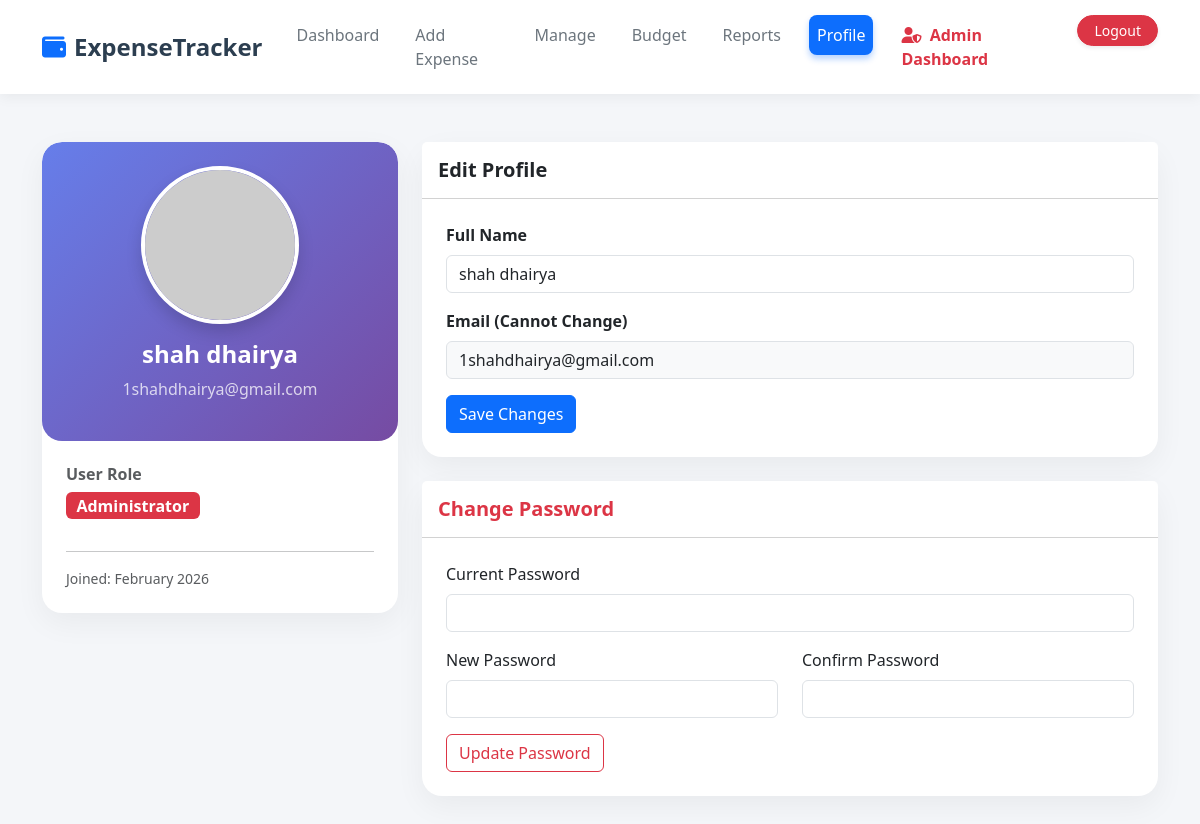
The page /expense-tracker/profile.php (signed in) on the database its author committed.
### tables this page shows
CREATE TABLE `users` (
  `id` int(11) NOT NULL,
  `name` varchar(100) NOT NULL,
  `email` varchar(100) NOT NULL,
  `password` varchar(255) NOT NULL,
  `created_at` timestamp NOT NULL DEFAULT current_timestamp(),
  `is_admin` tinyint(1) DEFAULT 0
);

### expense-tracker/profile.php (the view, shortened to what this page needs)
<?php
require_once 'includes/header.php';
?>
<nav class="navbar navbar-expand-lg navbar-custom sticky-top">
    <div class="container">
        <a class="navbar-brand" href="dashboard.php">
            <i class="fas fa-wallet me-2 text-primary"></i>ExpenseTracker
        </a>
        <div class="collapse navbar-collapse" id="navbarNav">
            <ul class="navbar-nav ms-auto">
                <li class="nav-item"><a class="nav-link" href="dashboard.php">Dashboard</a></li>
                <li class="nav-item"><a class="nav-link" href="add_expense.php">Add Expense</a></li>
                <li class="nav-item"><a class="nav-link" href="manage_expense.php">Manage</a></li>
                <li class="nav-item"><a class="nav-link" href="budget.php">Budget</a></li>
                <li class="nav-item"><a class="nav-link" href="reports.php">Reports</a></li>
                <li class="nav-item"><a class="nav-link active" href="profile.php">Profile</a></li>
                <?php if(isset($_SESSION['is_admin']) && $_SESSION['is_admin'] == 1): ?>
                <li class="nav-item">
                    <a class="nav-link admin-link" href="admin/index.php">
                        <i class="fas fa-user-shield me-1"></i> Admin Dashboard
                    </a>
                </li>
                <?php endif; ?>
                <li class="nav-item ms-lg-2">
                    <a href="logout.php" class="btn btn-danger btn-sm rounded-pill px-3 shadow-sm">Logout</a>
                </li>
            </ul>
        </div>
    </div>
</nav>
<?php
 $user_id = $_SESSION['user_id'];
 $stmt = $pdo->prepare("SELECT * FROM users WHERE id = ?");
 $stmt->execute([$user_id]);
 $user = $stmt->fetch();
?>
<div class="container mt-5 mb-5">
    <div class="row g-4">
        <div class="col-md-4">
            <div class="card overflow-hidden">
                <div class="profile-sidebar p-4 text-center">
                    <img src="https://picsum.photos/seed/<?php echo $user['email']; ?>/150/150" class="rounded-circle border border-4 border-white shadow mb-3" alt="Profile">
                    <h4 class="fw-bold"><?php echo htmlspecialchars($user['name']); ?></h4>
                    <p class="opacity-75"><?php echo htmlspecialchars($user['email']); ?></p>
                </div>
                <div class="card-body p-4">
                    <h6 class="fw-bold text-muted">User Role</h6>
                    <span class="badge bg-<?php echo $user['is_admin'] ? 'danger' : 'primary'; ?> fs-6 mb-3">
                        <?php echo $user['is_admin'] ? 'Administrator' : 'Standard User'; ?>
                    </span>
                    <hr>
                    <small class="text-muted d-block">Joined: <?php echo date('F Y', strtotime($user['created_at'])); ?></small>
                </div>
            </div>
        </div>
        <div class="col-md-8">
            <div class="card mb-4">
                <div class="card-header bg-white py-3">
                    <h5 class="fw-bold mb-0">Edit Profile</h5>
                </div>
                <div class="card-body p-4">
                    <form method="POST">
                        <div class="mb-3">
                            <label class="form-label fw-bold">Full Name</label>
                            <input type="text" name="name" class="form-control" value="<?php echo htmlspecialchars($user['name']); ?>" required>
                        </div>
                        <div class="mb-3">
                            <label class="form-label fw-bold">Email (Cannot Change)</label>
                            <input type="email" class="form-control bg-light" value="<?php echo htmlspecialchars($user['email']); ?>" disabled>
                        </div>
                        <button type="submit" class="btn btn-primary">Save Changes</button>
                    </form>
                </div>
            </div>
            <div class="card">
                <div class="card-header bg-white py-3">
                    <h5 class="fw-bold mb-0 text-danger">Change Password</h5>
                </div>
                <div class="card-body p-4">
                    <form method="POST">
                        <div class="mb-3">
                            <label class="form-label">Current Password</label>
                            <input type="password" name="current_password" class="form-control" required>
                        </div>
                        <div class="row">
                            <div class="col-md-6 mb-3">
                                <label class="form-label">New Password</label>
                                <input type="password" name="new_password" class="form-control" minlength="6" required>
                            </div>
                            <div class="col-md-6 mb-3">
                                <label class="form-label">Confirm Password</label>
                                <input type="password" name="confirm_password" class="form-control" minlength="6" required>
                            </div>
                        </div>
                        <button type="submit" class="btn btn-outline-danger">Update Password</button>
                    </form>
                </div>
            </div>
        </div>
    </div>
</div>
<?php require_once 'includes/footer.php'; ?>

### expense-tracker/assets/css/style.css (style rules this page uses)
body { background-color: #f8f9fa; font-family: 'Segoe UI', Tahoma, Geneva, Verdana, sans-serif; }
.card { border: none; box-shadow: 0 4px 6px rgba(0,0,0,0.1); border-radius: 10px; }
.navbar-brand { font-weight: bold; font-size: 1.5rem; }

### expense-tracker/profile.php (style rules this page uses)
.navbar-custom { background-color: #ffffff; box-shadow: 0 4px 12px rgba(0,0,0,0.05); padding: 15px 0; font-family: 'Segoe UI', Roboto, sans-serif; }
.navbar-brand { font-weight: 800; font-size: 1.5rem; color: #2c3e50 !important; }
.nav-link { font-weight: 500; color: #6c757d !important; margin: 0 10px; border-radius: 8px; transition: all 0.3s; padding: 8px 16px; }
.nav-link.active { color: #ffffff !important; background-color: #0d6efd; box-shadow: 0 4px 6px rgba(13, 110, 253, 0.3); }
.nav-link.admin-link { color: #dc3545 !important; font-weight: 600; }
body { background-color: #f4f6f9; font-family: 'Segoe UI', Roboto, sans-serif; }
.card { border: none; border-radius: 20px; box-shadow: 0 10px 30px rgba(0,0,0,0.05); }
.profile-sidebar { background: linear-gradient(135deg, #667eea 0%, #764ba2 100%); color: white; border-radius: 20px; }

### rows shown on the page
users: name "shah dhairya", email "1shahdhairya@gmail.com", created_at "February 2026"
